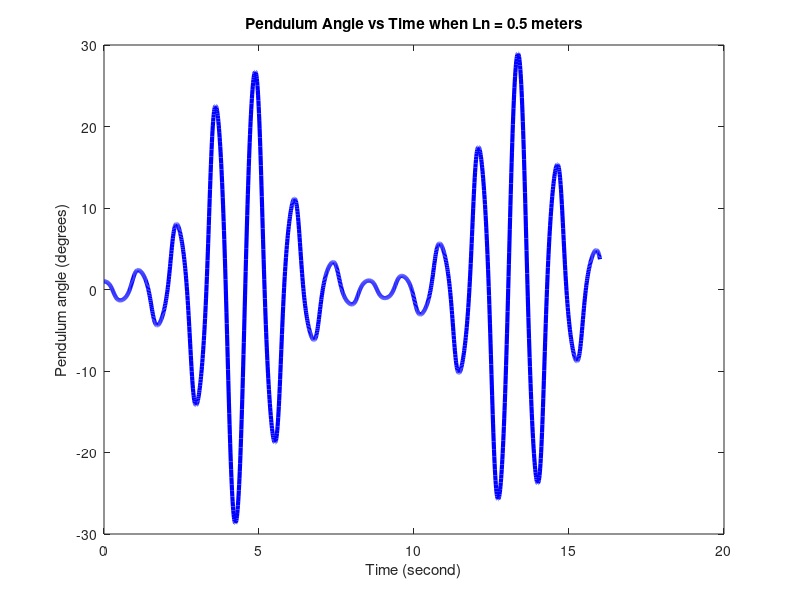

The MATLAB script that drew this image:
function [t,VAR,Output] = hw_7_13
%===========================================================================
% File: hw_7_13.m created Sep 25 2025 by MotionGenesis 6.5.
% Portions copyright (c) 2009-2025 Motion Genesis LLC.  Rights reserved.
% MotionGenesis Student Licensee: Charlie Lambert. (until September 2028).
% This MotionGenesis Student license is granted the right to use this code
% only until September 2028, only for legal student-academic (non-professional) purposes,
% and limited to their coursework completion at their accredited school.
% All use of this code is specifically limited to this student licensee.
% No rights are extended for other purposes or to anyone but the licensee.
% This copyright notice must appear in all uses of this code.
%===========================================================================
% The software is provided "as is", without warranty of any kind, express or    
% implied, including but not limited to the warranties of merchantability or    
% fitness for a particular purpose. In no event shall the authors, contributors,
% or copyright holders be liable for any claim, damages or other liability,     
% whether in an action of contract, tort, or otherwise, arising from, out of, or
% in connection with the software or the use or other dealings in the software. 
%===========================================================================
eventDetectedByIntegratorTerminate1OrContinue0 = [];
thetaDDt=0; yDDt=0;


%-------------------------------+--------------------------+-------------------+-----------------
% Quantity                      | Value                    | Units             | Description
%-------------------------------|--------------------------|-------------------|-----------------
g                               =  9.81;                   % m/s^2               Constant
K                               =  100;                    % N/m                 Constant
ln                              =  0.3;                    % m                   Constant
m                               =  1;                      % kg                  Constant

theta                           =  0.0174533;              % UNITS               Initial Value
y                               =  0.2;                    % UNITS               Initial Value
thetaDt                         =  0;                      % UNITS               Initial Value
yDt                             =  0;                      % UNITS               Initial Value

tInitial                        =  0.0;                    % second              Initial Time
tFinal                          =  16;                     % second              Final Time
tStep                           =  0.01;                   % second              Integration Step
printIntScreen                  =  1;                      % 0 or +integer       0 is NO screen output
printIntFile                    =  1;                      % 0 or +integer       0 is NO file   output
absError                        =  1.0E-05;                %                     Absolute Error
relError                        =  1.0E-08;                %                     Relative Error
%-------------------------------+--------------------------+-------------------+-----------------


VAR = SetMatrixFromNamedQuantities;
[t,VAR,Output] = IntegrateForwardOrBackward( tInitial, tFinal, tStep, absError, relError, VAR, printIntScreen, printIntFile );
OutputToScreenOrFile( [], 0, 0 );   % Close output files.
if( printIntFile ~= 0 ),  PlotOutputFiles;  end


%===========================================================================
function sys = mdlDerivatives( t, VAR, uSimulink )
%===========================================================================
SetNamedQuantitiesFromMatrix( VAR );
yDDt = g*cos(theta) + (ln+y)*thetaDt^2 - K*y/m;
thetaDDt = -(g*sin(theta)+2*thetaDt*yDt)/(ln+y);

sys = transpose( SetMatrixOfDerivativesPriorToIntegrationStep );
end



%===========================================================================
function VAR = SetMatrixFromNamedQuantities
%===========================================================================
VAR = zeros( 1, 4 );
VAR(1) = theta;
VAR(2) = y;
VAR(3) = thetaDt;
VAR(4) = yDt;
end


%===========================================================================
function SetNamedQuantitiesFromMatrix( VAR )
%===========================================================================
theta = VAR(1);
y = VAR(2);
thetaDt = VAR(3);
yDt = VAR(4);
end


%===========================================================================
function VARp = SetMatrixOfDerivativesPriorToIntegrationStep
%===========================================================================
VARp = zeros( 1, 4 );
VARp(1) = thetaDt;
VARp(2) = yDt;
VARp(3) = thetaDDt;
VARp(4) = yDDt;
end



%===========================================================================
function Output = mdlOutputs( t, VAR, uSimulink )
%===========================================================================
Output = zeros( 1, 2 );
Output(1) = t;
Output(2) = theta;
end


%===========================================================================
function OutputToScreenOrFile( Output, shouldPrintToScreen, shouldPrintToFile )
%===========================================================================
persistent FileIdentifier hasHeaderInformationBeenWritten;

if( isempty(Output) ),
   if( ~isempty(FileIdentifier) ),
      fclose( FileIdentifier(1) );
      clear FileIdentifier;
      fprintf( 1, '\n Output is in the file hw_7_13.1\n\n' );
   end
   clear hasHeaderInformationBeenWritten;
   return;
end

if( isempty(hasHeaderInformationBeenWritten) ),
   if( shouldPrintToScreen ),
      fprintf( 1,                '%%       t            theta\n' );
      fprintf( 1,                '%%   (second)        (UNITS)\n\n' );
   end
   if( shouldPrintToFile && isempty(FileIdentifier) ),
      FileIdentifier(1) = fopen('hw_7_13.1', 'wt');   if( FileIdentifier(1) == -1 ), error('Error: unable to open file hw_7_13.1'); end
      fprintf(FileIdentifier(1), '%% FILE: hw_7_13.1\n%%\n' );
      fprintf(FileIdentifier(1), '%%       t            theta\n' );
      fprintf(FileIdentifier(1), '%%   (second)        (UNITS)\n\n' );
   end
   hasHeaderInformationBeenWritten = 1;
end

if( shouldPrintToScreen ), WriteNumericalData( 1,                 Output(1:2) );  end
if( shouldPrintToFile ),   WriteNumericalData( FileIdentifier(1), Output(1:2) );  end
end


%===========================================================================
function WriteNumericalData( fileIdentifier, Output )
%===========================================================================
numberOfOutputQuantities = length( Output );
if( numberOfOutputQuantities > 0 ),
   for( i = 1 : numberOfOutputQuantities ),
      fprintf( fileIdentifier, ' %- 14.6E', Output(i) );
   end
   fprintf( fileIdentifier, '\n' );
end
end



%===========================================================================
function PlotOutputFiles
%===========================================================================
figure;
data = load( 'hw_7_13.1' ); 
plot( data(:,1),data(:,2)*180/pi,'-b', 'LineWidth',3 );
title('Pendulum Angle vs Time when Ln = 0.5 meters')
xlabel('Time (second)');   ylabel('Pendulum angle (degrees)');   % title('Some plot title');
clear data;
end



%===========================================================================
function [functionsToEvaluateForEvent, eventTerminatesIntegration1Otherwise0ToContinue, eventDirection_AscendingIs1_CrossingIs0_DescendingIsNegative1] = EventDetection( t, VAR, uSimulink )
%===========================================================================
% Detects when designated functions are zero or cross zero with positive or negative slope.
% Step 1: Uncomment call to mdlDerivatives and mdlOutputs.
% Step 2: Change functionsToEvaluateForEvent,                      e.g., change  []  to  [t - 5.67]  to stop at t = 5.67.
% Step 3: Change eventTerminatesIntegration1Otherwise0ToContinue,  e.g., change  []  to  [1]  to stop integrating.
% Step 4: Change eventDirection_AscendingIs1_CrossingIs0_DescendingIsNegative1,  e.g., change  []  to  [1].
% Step 5: Possibly modify function EventDetectedByIntegrator (if eventTerminatesIntegration1Otherwise0ToContinue is 0).
%---------------------------------------------------------------------------
% mdlDerivatives( t, VAR, uSimulink );        % UNCOMMENT FOR EVENT HANDLING
% mdlOutputs(     t, VAR, uSimulink );        % UNCOMMENT FOR EVENT HANDLING
functionsToEvaluateForEvent = [];
eventTerminatesIntegration1Otherwise0ToContinue = [];
eventDirection_AscendingIs1_CrossingIs0_DescendingIsNegative1 = [];
eventDetectedByIntegratorTerminate1OrContinue0 = eventTerminatesIntegration1Otherwise0ToContinue;
end


%===========================================================================
function [isIntegrationFinished, VAR] = EventDetectedByIntegrator( t, VAR, nIndexOfEvents )
%===========================================================================
isIntegrationFinished = eventDetectedByIntegratorTerminate1OrContinue0( nIndexOfEvents );
if( ~isIntegrationFinished ),
   SetNamedQuantitiesFromMatrix( VAR );
%  Put code here to modify how integration continues.
   VAR = SetMatrixFromNamedQuantities;
end
end



%===========================================================================
function [t,VAR,Output] = IntegrateForwardOrBackward( tInitial, tFinal, tStep, absError, relError, VAR, printIntScreen, printIntFile )
%===========================================================================
OdeMatlabOptions = odeset( 'RelTol',relError, 'AbsTol',absError, 'MaxStep',tStep, 'Events',@EventDetection );
t = tInitial;                 epsilonT = 0.001*tStep;                   tFinalMinusEpsilonT = tFinal - epsilonT;
printCounterScreen = 0;       integrateForward = tFinal >= tInitial;    tAtEndOfIntegrationStep = t + tStep;
printCounterFile   = 0;       isIntegrationFinished = 0;
mdlDerivatives( t, VAR, 0 );
while 1,
   if( (integrateForward && t >= tFinalMinusEpsilonT) || (~integrateForward && t <= tFinalMinusEpsilonT) ), isIntegrationFinished = 1;  end
   shouldPrintToScreen = printIntScreen && ( isIntegrationFinished || printCounterScreen <= 0.01 );
   shouldPrintToFile   = printIntFile   && ( isIntegrationFinished || printCounterFile   <= 0.01 );
   if( isIntegrationFinished || shouldPrintToScreen || shouldPrintToFile ),
      Output = mdlOutputs( t, VAR, 0 );
      OutputToScreenOrFile( Output, shouldPrintToScreen, shouldPrintToFile );
      if( isIntegrationFinished ), break;  end
      if( shouldPrintToScreen ), printCounterScreen = printIntScreen;  end
      if( shouldPrintToFile ),   printCounterFile   = printIntFile;    end
   end
   [TimeOdeArray, VarOdeArray, timeEventOccurredInIntegrationStep, nStatesArraysAtEvent, nIndexOfEvents] = ode45( @mdlDerivatives, [t tAtEndOfIntegrationStep], VAR, OdeMatlabOptions, 0 );
   if( isempty(timeEventOccurredInIntegrationStep) ),
      lastIndex = length( TimeOdeArray );
      t = TimeOdeArray( lastIndex );
      VAR = VarOdeArray( lastIndex, : );
      printCounterScreen = printCounterScreen - 1;
      printCounterFile   = printCounterFile   - 1;
      if( abs(tAtEndOfIntegrationStep - t) >= abs(epsilonT) ), warning('numerical integration failed'); break;  end
      tAtEndOfIntegrationStep = t + tStep;
      if( (integrateForward && tAtEndOfIntegrationStep > tFinal) || (~integrateForward && tAtEndOfIntegrationStep < tFinal) ) tAtEndOfIntegrationStep = tFinal;  end
   else
      t = timeEventOccurredInIntegrationStep( 1 );    % time  at firstEvent = 1 during this integration step.
      VAR = nStatesArraysAtEvent( 1, : );             % state at firstEvent = 1 during this integration step.
      printCounterScreen = 0;
      printCounterFile   = 0;
      [isIntegrationFinished, VAR] = EventDetectedByIntegrator( t, VAR, nIndexOfEvents(1) );
   end
end
end


%================================
end    % End of function hw_7_13
%================================
